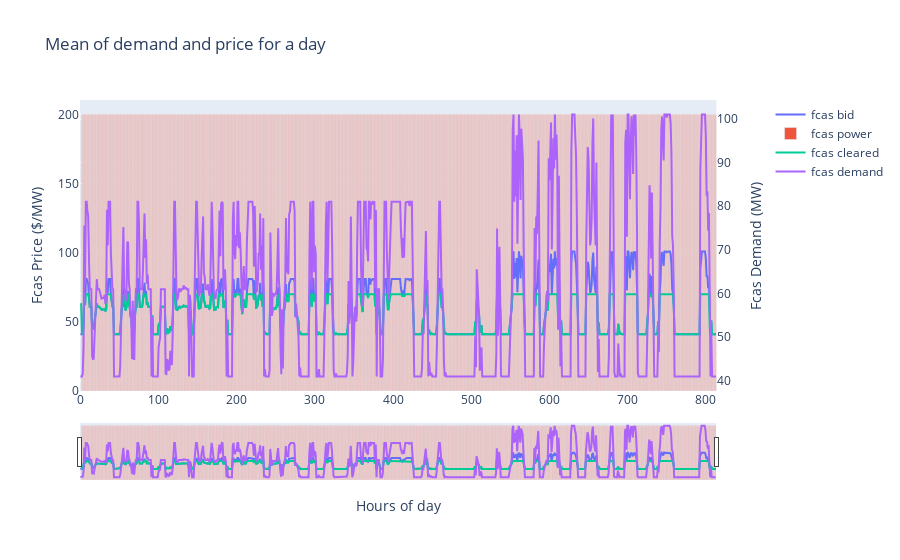

Notebook code for this chart:
### Code cell
fig = make_subplots(specs=[[{"secondary_y": True}]])
fig.add_trace(go.Scatter(x=results['timestamp'].index, y=results['battery_bid_fcas_price'], name='fcas bid'), secondary_y=False)
fig.add_trace(go.Bar(x=results['timestamp'].index, y=results['battery_bid_fcas_power'], name='fcas power'), secondary_y=False)
fig.add_trace(go.Scatter(x=results['timestamp'].index, y=results['fcas_clearing_price'], name='fcas cleared'), secondary_y=False)
fig.add_trace(go.Scatter(x=results['timestamp'].index, y=results['raise_demand'], name='fcas demand'), secondary_y=True)

# Add figure title
fig.update_layout(
    title_text="Mean of demand and price for a day",
    xaxis_rangeslider_visible=True,
)

# Set x-axis title
fig.update_xaxes(title_text="Hours of day")

# Set y-axes titles
fig.update_yaxes(title_text="Fcas Price ($/MW)", secondary_y=False)
fig.update_yaxes(title_text="Fcas Demand (MW)", secondary_y=True)

fig.show()

### Figure 1 — Plotly figure (JSON) as saved in the notebook; plotly's stock layout.template omitted (floating-point values rounded to 4 significant figures; data arrays with more than 128 entries replaced by an {"elided": "..."} marker saying what was removed)
{"data": [{"name": "fcas bid", "type": "scatter", "x": {"elided": "814 int values"}, "xaxis": "x", "y": {"elided": "814 float values"}, "yaxis": "y"}, {"name": "fcas power", "type": "bar", "x": {"elided": "814 int values"}, "xaxis": "x", "y": {"elided": "814 float values"}, "yaxis": "y"}, {"name": "fcas cleared", "type": "scatter", "x": {"elided": "814 int values"}, "xaxis": "x", "y": {"elided": "814 float values"}, "yaxis": "y"}, {"name": "fcas demand", "type": "scatter", "x": {"elided": "814 int values"}, "xaxis": "x", "y": {"elided": "814 float values"}, "yaxis": "y2"}], "layout": {"title": {"text": "Mean of demand and price for a day"}, "xaxis": {"anchor": "y", "domain": [0, 0.94], "rangeslider": {"visible": true}, "title": {"text": "Hours of day"}}, "yaxis": {"anchor": "x", "domain": [0, 1], "title": {"text": "Fcas Price ($/MW)"}}, "yaxis2": {"anchor": "x", "overlaying": "y", "side": "right", "title": {"text": "Fcas Demand (MW)"}}}}
